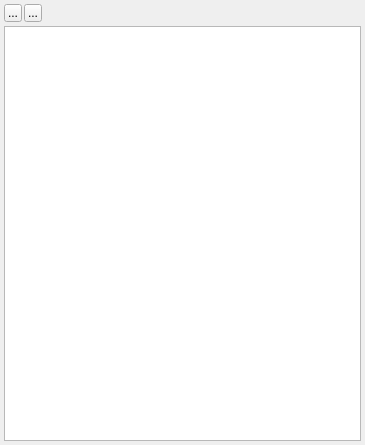
<?xml version="1.0" encoding="UTF-8"?>
<ui version="4.0">
 <class>UGMMainWidget</class>
 <widget class="QDockWidget" name="UGMMainWidget">
  <property name="geometry">
   <rect>
    <x>0</x>
    <y>0</y>
    <width>365</width>
    <height>445</height>
   </rect>
  </property>
  <property name="minimumSize">
   <size>
    <width>358</width>
    <height>208</height>
   </size>
  </property>
  <property name="windowTitle">
   <string>DockWidget</string>
  </property>
  <widget class="QWidget" name="dockWidgetContents">
   <layout class="QVBoxLayout" name="mainVLayout">
    <property name="spacing">
     <number>0</number>
    </property>
    <property name="margin">
     <number>2</number>
    </property>
    <item>
     <widget class="QFrame" name="toolbarFrame">
      <property name="sizePolicy">
       <sizepolicy hsizetype="Preferred" vsizetype="Minimum">
        <horstretch>0</horstretch>
        <verstretch>0</verstretch>
       </sizepolicy>
      </property>
      <property name="maximumSize">
       <size>
        <width>16777215</width>
        <height>22</height>
       </size>
      </property>
      <property name="frameShape">
       <enum>QFrame::NoFrame</enum>
      </property>
      <property name="frameShadow">
       <enum>QFrame::Plain</enum>
      </property>
      <property name="lineWidth">
       <number>1</number>
      </property>
      <layout class="QHBoxLayout" name="toolbarHLayout">
       <property name="spacing">
        <number>2</number>
       </property>
       <property name="margin">
        <number>2</number>
       </property>
       <item>
        <widget class="QToolButton" name="addButton">
         <property name="sizePolicy">
          <sizepolicy hsizetype="Fixed" vsizetype="Fixed">
           <horstretch>0</horstretch>
           <verstretch>0</verstretch>
          </sizepolicy>
         </property>
         <property name="maximumSize">
          <size>
           <width>18</width>
           <height>18</height>
          </size>
         </property>
         <property name="text">
          <string>...</string>
         </property>
         <property name="icon">
          <iconset>
           <normalon>:/buttons/add</normalon>
          </iconset>
         </property>
         <property name="popupMode">
          <enum>QToolButton::DelayedPopup</enum>
         </property>
         <property name="toolButtonStyle">
          <enum>Qt::ToolButtonIconOnly</enum>
         </property>
         <property name="autoRaise">
          <bool>false</bool>
         </property>
         <property name="arrowType">
          <enum>Qt::NoArrow</enum>
         </property>
        </widget>
       </item>
       <item>
        <widget class="QToolButton" name="removeButton">
         <property name="sizePolicy">
          <sizepolicy hsizetype="Fixed" vsizetype="Fixed">
           <horstretch>0</horstretch>
           <verstretch>0</verstretch>
          </sizepolicy>
         </property>
         <property name="maximumSize">
          <size>
           <width>18</width>
           <height>18</height>
          </size>
         </property>
         <property name="text">
          <string>...</string>
         </property>
         <property name="icon">
          <iconset>
           <normalon>:/buttons/remove</normalon>
          </iconset>
         </property>
         <property name="autoRaise">
          <bool>false</bool>
         </property>
         <property name="arrowType">
          <enum>Qt::NoArrow</enum>
         </property>
        </widget>
       </item>
       <item>
        <widget class="QFrame" name="frame">
         <property name="minimumSize">
          <size>
           <width>0</width>
           <height>0</height>
          </size>
         </property>
         <property name="maximumSize">
          <size>
           <width>16777215</width>
           <height>1</height>
          </size>
         </property>
         <property name="frameShape">
          <enum>QFrame::NoFrame</enum>
         </property>
         <property name="frameShadow">
          <enum>QFrame::Raised</enum>
         </property>
         <property name="lineWidth">
          <number>1</number>
         </property>
         <zorder>addButton</zorder>
        </widget>
       </item>
      </layout>
     </widget>
    </item>
    <item>
     <widget class="QFrame" name="areasFrame">
      <property name="frameShape">
       <enum>QFrame::NoFrame</enum>
      </property>
      <property name="frameShadow">
       <enum>QFrame::Plain</enum>
      </property>
      <property name="lineWidth">
       <number>0</number>
      </property>
      <layout class="QVBoxLayout" name="areasVLayout">
       <property name="spacing">
        <number>2</number>
       </property>
       <property name="margin">
        <number>2</number>
       </property>
       <item>
        <widget class="QTreeView" name="propertyList">
         <property name="minimumSize">
          <size>
           <width>350</width>
           <height>0</height>
          </size>
         </property>
         <property name="alternatingRowColors">
          <bool>true</bool>
         </property>
         <property name="selectionBehavior">
          <enum>QAbstractItemView::SelectItems</enum>
         </property>
         <property name="indentation">
          <number>12</number>
         </property>
         <property name="rootIsDecorated">
          <bool>true</bool>
         </property>
         <property name="uniformRowHeights">
          <bool>true</bool>
         </property>
         <property name="animated">
          <bool>true</bool>
         </property>
         <property name="allColumnsShowFocus">
          <bool>true</bool>
         </property>
         <property name="headerHidden">
          <bool>true</bool>
         </property>
         <attribute name="headerVisible">
          <bool>false</bool>
         </attribute>
         <attribute name="headerVisible">
          <bool>false</bool>
         </attribute>
        </widget>
       </item>
      </layout>
     </widget>
    </item>
   </layout>
  </widget>
 </widget>
 <tabstops>
  <tabstop>propertyList</tabstop>
  <tabstop>addButton</tabstop>
  <tabstop>removeButton</tabstop>
 </tabstops>
 <resources>
  <include location="../resources.qrc"/>
 </resources>
 <connections/>
</ui>
